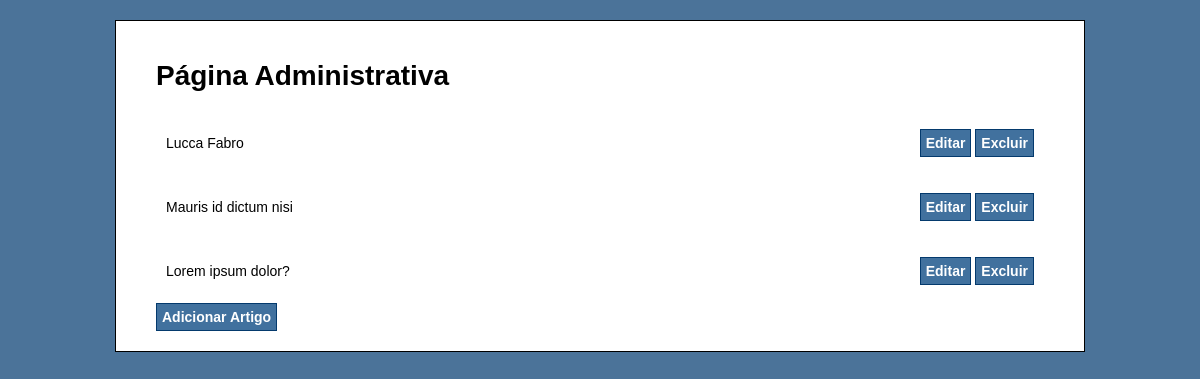
The app's page /admin/index.php with its own data.
### tables this page shows
CREATE TABLE IF NOT EXISTS `artigos` (
  `id` int(11) NOT NULL AUTO_INCREMENT,
  `titulo` text NOT NULL,
  `conteudo` text NOT NULL,
  PRIMARY KEY (`id`)
);

### src/Artigo.php (called while the page is built, shortened)
<?php
class Artigo
{
    private $mysql;
    public function __construct(mysqli $mysql)
    {
        $this->mysql = $mysql;
    }
    public function exibirTodos(): array
    {
        $resultado = $this->mysql->query('SELECT id, titulo, conteudo FROM artigos');
        $artigos = $resultado->fetch_all(MYSQLI_ASSOC);
        return $artigos;
    }
}

### admin/index.php (the view, shortened to what this page needs)
<?php
require '../config.php';
require '../src/Artigo.php';
$artigo = new Artigo($mysql);
$artigos = $artigo->exibirTodos();
?>
<!DOCTYPE html>
<html lang="pt-br">
<head>
    <link rel="stylesheet" type="text/css" href="../style.css">
</head>
<body>
    <div id="container">
        <h1>Página Administrativa</h1>
        <div>
            <?php foreach($artigos as $artigo): ?>
            <div id="artigo-admin">
                <p> <?php echo $artigo['titulo'] ?></p>
                <nav>
                    <a class="botao" href="editar-artigo.php?id=<?php echo $artigo['id']; ?>">Editar</a>
                    <a class="botao" href="excluir-artigo.php?id=<?php echo $artigo['id']; ?>">Excluir</a>
                </nav>
            </div>
            <?php endforeach; ?>
        <a class="botao botao-block" href="adicionar-artigo.php">Adicionar Artigo</a>
    </div>
</body>
</html>

### style.css (style rules this page uses)
body { background-color: #4B7399; font-family: Verdana, Helvetica, Arial; font-size: 14px; }
#container { width: 75%; margin: 0 auto; background-color: #FFF; padding: 20px 40px; border: solid 1px black; margin-top: 20px; }
a { text-decoration: none; }
#artigo-admin { display: flex; justify-content: space-between; align-items: center; padding: 10px; }
.botao { padding: 5px; background-color: rgb(65, 113, 158); color: #ffffff; font-weight: bold; border: solid 1px rgb(4, 58, 109); }
.botao-block { display: block; width: max-content; }

### records on screen
artigos: titulo "Lucca Fabro"
artigos: titulo "Mauris id dictum nisi"
artigos: titulo "Lorem ipsum dolor?"
